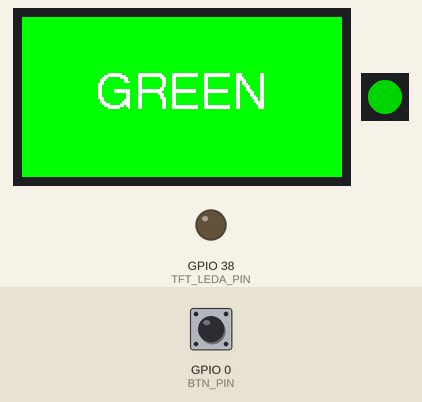
Recording of a program running on a simulated ESP32-S3. Shown: 160×80 colour display, 1 RGB LEDs in strip order, left to right, output pins drawn as LEDs (lit = HIGH). Inputs (shaded band) come from the test bench; at power-on: GPIO 0 (BTN_PIN) HIGH. Dim RGB values are drawn brighter than linear; what the program prints to the serial monitor is not drawn.

Above: at 1.3 s.
1.4 s: GPIO 0 (BTN_PIN) pulled LOW for 0.15 s
At 1.96 s:
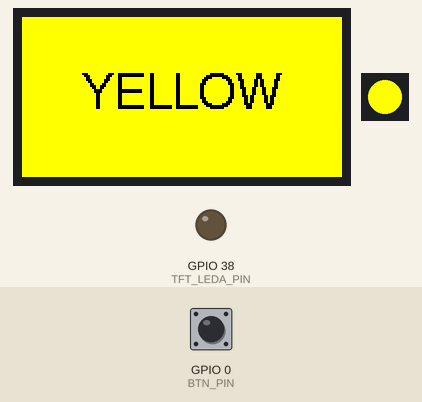
At 3.0 s:
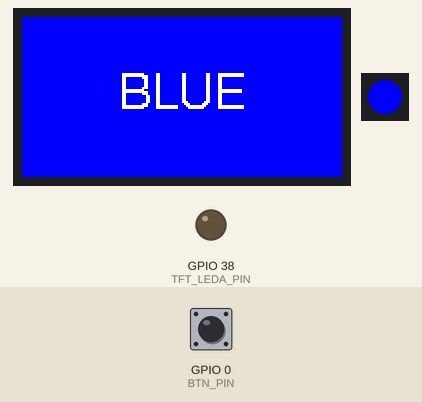
4.5 s: GPIO 0 (BTN_PIN) pulled LOW for 1 s
At 7.0 s:
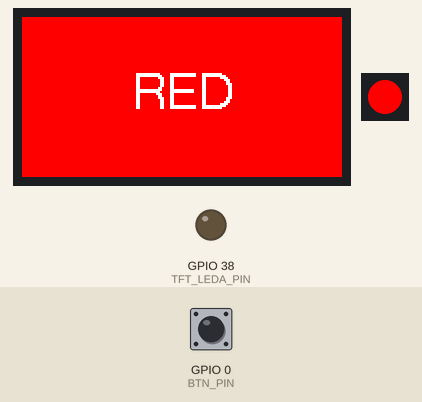
Timing chart, 0 to 13.7 s (numbered marks = the images above; inputs shaded):
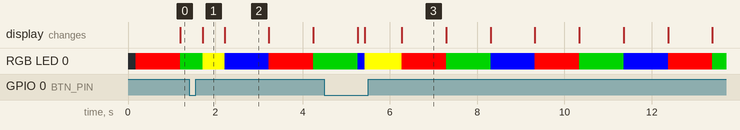

Measured:
- after the input at 1.4 s, the display: changes after 0.31 s (image 1)
- what the display in image 1 shows lasts 0.5 s, from 1.7 s to 2.2 s
- what the display in image 2 shows lasts 1.0 s, from 2.2 s to 3.2 s

The program:

main.cpp
```cpp
#include <Arduino.h>
#include <TFT_eSPI.h>
#include <OneButton.h>
#include <FastLED.h>
#include "pin_config.h"

TFT_eSPI tft;
CRGB leds;
OneButton button(BTN_PIN, true);

// ------------------------------------------------------------------------------------

void button_task(void *param) {
  while (1) {
    button.tick();
    delay(50);
  }
}

void button_pressed() {
  FastLED.showColor(CRGB::Yellow);
  tft.fillRect(0, 0, TFT_HEIGHT, TFT_WIDTH, TFT_YELLOW);
  tft.setTextColor(TFT_BLACK, TFT_YELLOW);
  tft.drawString("YELLOW", TFT_HEIGHT/2, TFT_WIDTH/2, 4);
  Serial.println("Yellow");
}

// ------------------------------------------------------------------------------------

void setup() {
  Serial.begin(115200);
  tft.init();
  tft.setTextFont(7);
  tft.setTextDatum(CC_DATUM);
  tft.fillRect(0, 0, TFT_WIDTH, TFT_HEIGHT, TFT_BLACK);
  tft.setRotation(1);

  // Write initial diagnose to serial port
  Serial.println("");
  Serial.println("Hello, this is T-Dongle-S3.");
  Serial.println("I'm alive and well");
  Serial.println("");

  // Turn off LCD backlight
  pinMode(TFT_LEDA_PIN, OUTPUT);
  digitalWrite(TFT_LEDA_PIN, 0);

  // Attach LED
  FastLED.addLeds<APA102, LED_DI_PIN, LED_CI_PIN, BGR>(&leds, 1);

  // Attach handler to the button
  button.attachClick(button_pressed);
  button.attachLongPressStart(button_pressed);

  // Create a separate task for the button to be checked. Task is pinned to core #0
  // Note that the main loop runs on core #1. Priority of the task is set to 1, which is above the iddle task (0)
  xTaskCreatePinnedToCore(button_task, "button_task", 1024, NULL, 1, NULL, 0);
}

// ------------------------------------------------------------------------------------

void loop() {
  FastLED.showColor(CRGB::Red);
  tft.fillRect(0, 0, TFT_HEIGHT, TFT_WIDTH, TFT_RED);
  tft.setTextColor(TFT_WHITE, TFT_RED);
  tft.drawString("RED", TFT_HEIGHT/2, TFT_WIDTH/2, 4);
  Serial.println("Red");
  delay(1000);

  FastLED.showColor(CRGB::Green);
  tft.fillRect(0, 0, TFT_HEIGHT, TFT_WIDTH, TFT_GREEN);
  tft.setTextColor(TFT_WHITE, TFT_GREEN);
  tft.drawString("GREEN", TFT_HEIGHT/2, TFT_WIDTH/2, 4);
  Serial.println("Green");
  delay(1000);

  FastLED.showColor(CRGB::Blue);
  tft.fillRect(0, 0, TFT_HEIGHT, TFT_WIDTH, TFT_BLUE);
  tft.setTextColor(TFT_WHITE, TFT_BLUE);
  tft.drawString("BLUE", TFT_HEIGHT/2, TFT_WIDTH/2, 4);
  Serial.println("Blue");
  delay(1000);
}
```

pin_config.h
```cpp
#pragma once

#define BTN_PIN     0

#define LED_DI_PIN     40
#define LED_CI_PIN     39

#define TFT_CS_PIN     4
#define TFT_SDA_PIN    3
#define TFT_SCL_PIN    5
#define TFT_DC_PIN     2
#define TFT_RES_PIN    1
#define TFT_LEDA_PIN   38

#define SD_MMC_D0_PIN  14
#define SD_MMC_D1_PIN  17
#define SD_MMC_D2_PIN  21
#define SD_MMC_D3_PIN  18
#define SD_MMC_CLK_PIN 12
#define SD_MMC_CMD_PIN 16
```
